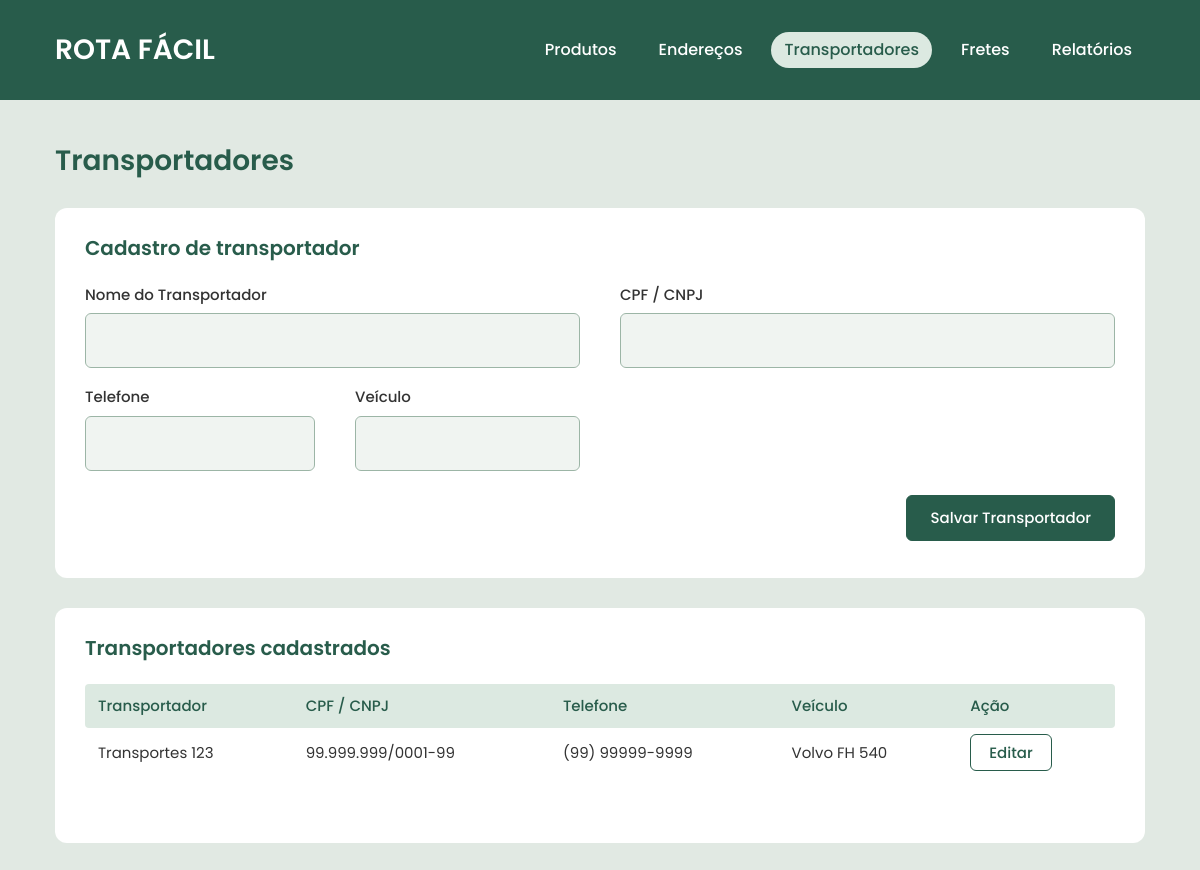
Page /transportadores.php on the earlier database version.
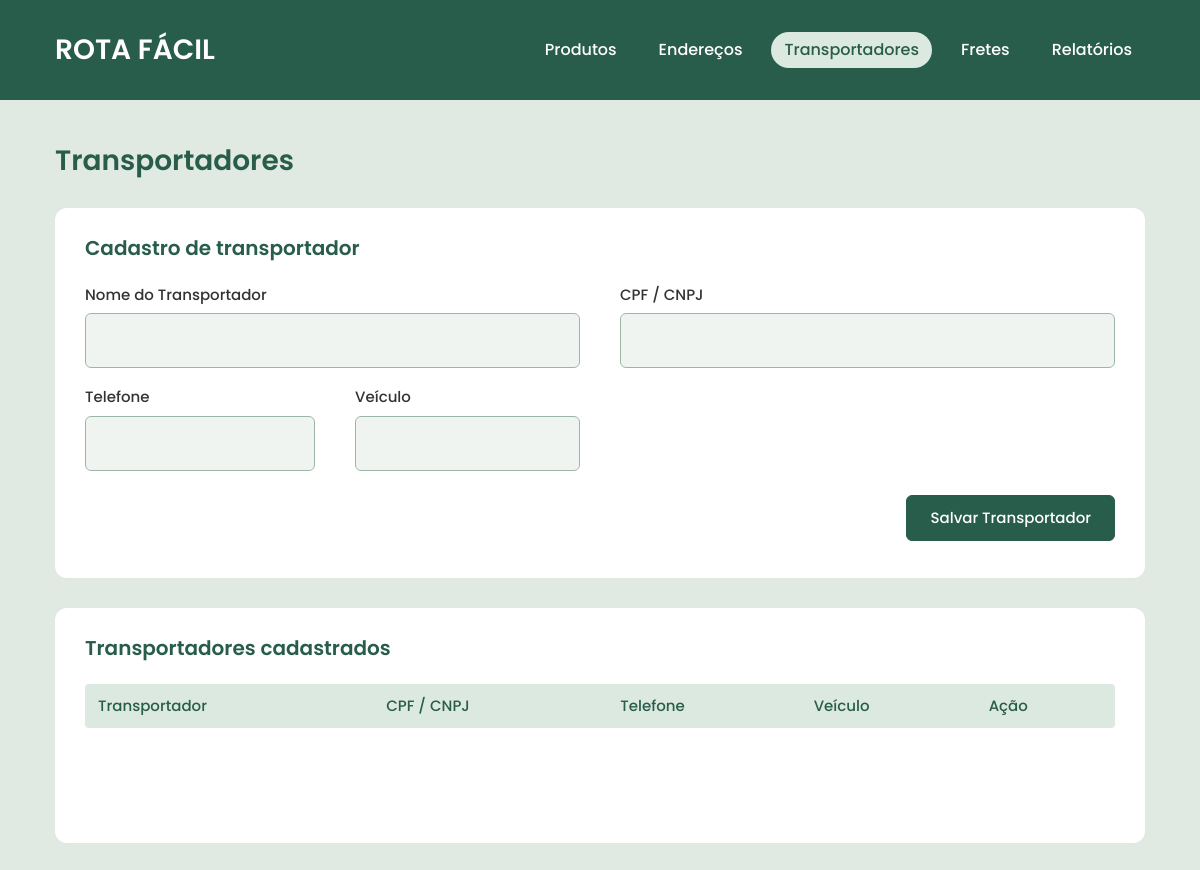
Same page on the later database version.
### tables this page shows
CREATE TABLE IF NOT EXISTS transportadores (
    id INT AUTO_INCREMENT PRIMARY KEY,
    nome VARCHAR(150) NOT NULL,
    documento VARCHAR(25),
    telefone VARCHAR(30),
    veiculo VARCHAR(100)
);

### includes/funcoes.php (called while the page is built)
<?php
function texto($valor) {
    return htmlspecialchars((string) $valor, ENT_QUOTES, 'UTF-8');
}
?>

### transportadores.php (the view, shortened to what this page needs)
<?php
require 'config/conexao.php';
require 'includes/funcoes.php';
$editar = null;
$transportadores = $conexao->query('SELECT * FROM transportadores ORDER BY id DESC');
require 'includes/cabecalho.php';
?>
<section class="caixa caixa-formulario">
    <h2><?php echo $editar ? 'Editar transportador' : 'Cadastro de transportador'; ?></h2>
    <form method="post" action="transportadores.php">
        <div class="grade-transportador">
            <div class="campo">
                <label for="nome">Nome do Transportador</label>
                <input class="form-control" id="nome" name="nome" required value="<?php echo texto($editar['nome'] ?? ''); ?>">
            </div>
            <div class="campo">
                <label for="documento">CPF / CNPJ</label>
                <input class="form-control" id="documento" name="documento" value="<?php echo texto($editar['documento'] ?? ''); ?>">
            </div>
            <div class="linha-dupla">
                <div class="campo">
                    <label for="telefone">Telefone</label>
                    <input class="form-control" id="telefone" name="telefone" value="<?php echo texto($editar['telefone'] ?? ''); ?>">
                </div>
                <div class="campo">
                    <label for="veiculo">Veículo</label>
                    <input class="form-control" id="veiculo" name="veiculo" value="<?php echo texto($editar['veiculo'] ?? ''); ?>">
                </div>
            </div>
        </div>
        <div class="linha-botao">
            <button type="submit" class="btn btn-verde"><?php echo $editar ? 'Salvar alterações' : 'Salvar Transportador'; ?></button>
        </div>
    </form>
</section>
<section class="caixa caixa-listagem">
    <h2>Transportadores cadastrados</h2>
    <div class="tabela-responsiva">
        <table class="tabela-cadastro">
            <thead><tr><th>Transportador</th><th>CPF / CNPJ</th><th>Telefone</th><th>Veículo</th><th>Ação</th></tr></thead>
            <tbody>
                <?php while ($transportador = $transportadores->fetch_assoc()): ?>
                <tr>
                    <td><?php echo texto($transportador['nome']); ?></td>
                    <td><?php echo texto($transportador['documento']); ?></td>
                    <td><?php echo texto($transportador['telefone']); ?></td>
                    <td><?php echo texto($transportador['veiculo']); ?></td>
                    <td><a class="btn-contorno" href="transportadores.php?editar=<?php echo (int) $transportador['id']; ?>">Editar</a></td>
                </tr>
                <?php endwhile; ?>
            </tbody>
        </table>
    </div>
</section>
<?php require 'includes/rodape.php'; ?>

Differences in the rows shown:
removed transportadores: nome "Transportes 123", documento "99.999.999/0001-99", telefone "(99) 99999-9999", veiculo "Volvo FH 540"
